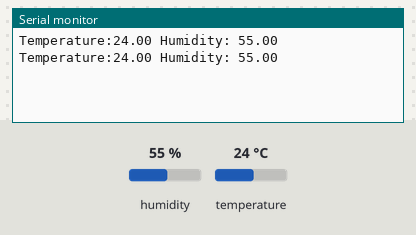
A sketch run on a simulated Arduino Uno, built with avr-gcc and run on an emulated ATmega328P. Parts: the last lines printed to the serial monitor. The inputs (shaded band) are chosen by the test bench; at power-on: humidity 55 %, temperature 24 °C.

Above: at 2.8 s.
2.9 s: humidity set to 22 %
At 4.7 s:
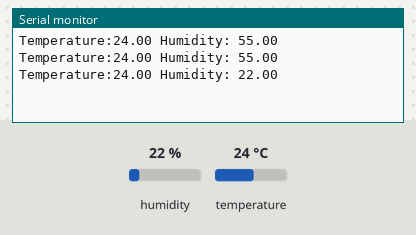
5.6 s: temperature set to 12 °C
At 6.6 s:
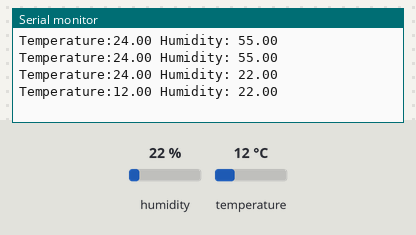
8.3 s: humidity set to 40 %
At 10.5 s:
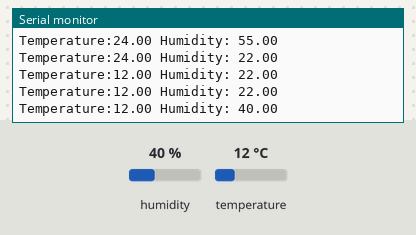
Timing chart, 0 to 12.0 s (numbered marks = the images above; inputs shaded):
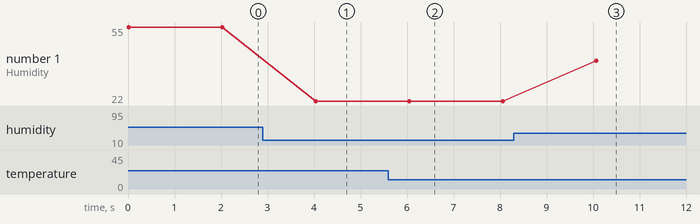

Measured:
- after the input at 2.9 s, the serial monitor: prints a new line after 1.1 s (image 1)
- after the input at 5.6 s, the serial monitor: prints a new line after 0.44 s (image 2)
- after the input at 8.3 s, the serial monitor: prints a new line after 1.8 s (image 3)
- plotted number 1: 55 → 22 after the input at 2.9 s, 22 → 40 after the input at 8.3 s

The sketch:

hypoThermoGraph.ino
```cpp
#include <DHTesp.h>

DHTesp dht;
int dhtpin = 13;

void setup() {
  Serial.begin(115200);
  dht.setup(dhtpin, DHTesp::DHT11);
}

void loop() {
  flag:TempAndHumidity newValues = dht.getTempAndHumidity();
  if (dht.getStatus() != 0){
    goto flag;
  }
  Serial.println("Temperature:" + String(newValues.temperature) + " Humidity: " + String(newValues.humidity));
  delay(2000);
}
```
